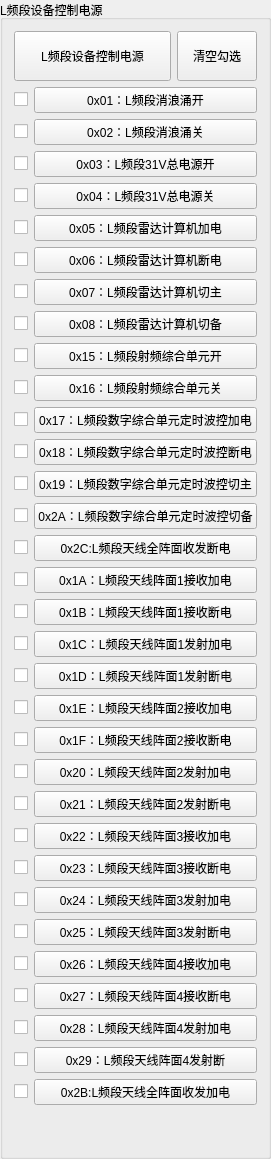
    <widget class="QGroupBox" name="groupBox_6">
     <property name="title">
      <string>L频段设备控制电源</string>
     </property>
     <layout class="QVBoxLayout" name="verticalLayout_2">
      <item>
       <layout class="QHBoxLayout" name="horizontalLayout_96">
        <item>
         <widget class="QPushButton" name="pushButton_CAN_SUM_4">
          <property name="minimumSize">
           <size>
            <width>0</width>
            <height>50</height>
           </size>
          </property>
          <property name="styleSheet">
           <string notr="true"/>
          </property>
          <property name="text">
           <string>L频段设备控制电源</string>
          </property>
         </widget>
        </item>
        <item>
         <widget class="QPushButton" name="pushButton_Clear_CAN_4">
          <property name="sizePolicy">
           <sizepolicy hsizetype="Fixed" vsizetype="Fixed">
            <horstretch>0</horstretch>
            <verstretch>0</verstretch>
           </sizepolicy>
          </property>
          <property name="minimumSize">
           <size>
            <width>0</width>
            <height>50</height>
           </size>
          </property>
          <property name="styleSheet">
           <string notr="true"/>
          </property>
          <property name="text">
           <string>清空勾选</string>
          </property>
         </widget>
        </item>
       </layout>
      </item>
      <item>
       <layout class="QHBoxLayout" name="horizontalLayout_4">
        <item>
         <widget class="QCheckBox" name="checkBox_OC_0x01">
          <property name="sizePolicy">
           <sizepolicy hsizetype="Fixed" vsizetype="Fixed">
            <horstretch>0</horstretch>
            <verstretch>0</verstretch>
           </sizepolicy>
          </property>
          <property name="text">
           <string/>
          </property>
         </widget>
        </item>
        <item>
         <widget class="QPushButton" name="pushButton_01">
          <property name="styleSheet">
           <string notr="true"/>
          </property>
          <property name="text">
           <string>0x01：L频段消浪涌开</string>
          </property>
         </widget>
        </item>
       </layout>
      </item>
      <item>
       <layout class="QHBoxLayout" name="horizontalLayout_5">
        <item>
         <widget class="QCheckBox" name="checkBox_OC_0x02">
          <property name="sizePolicy">
           <sizepolicy hsizetype="Fixed" vsizetype="Fixed">
            <horstretch>0</horstretch>
            <verstretch>0</verstretch>
           </sizepolicy>
          </property>
          <property name="text">
           <string/>
          </property>
         </widget>
        </item>
        <item>
         <widget class="QPushButton" name="pushButton_2">
          <property name="styleSheet">
           <string notr="true"/>
          </property>
          <property name="text">
           <string>0x02：L频段消浪涌关</string>
          </property>
         </widget>
        </item>
       </layout>
      </item>
      <item>
       <layout class="QHBoxLayout" name="horizontalLayout_6">
        <item>
         <widget class="QCheckBox" name="checkBox_OC_0x03">
          <property name="sizePolicy">
           <sizepolicy hsizetype="Fixed" vsizetype="Fixed">
            <horstretch>0</horstretch>
            <verstretch>0</verstretch>
           </sizepolicy>
          </property>
          <property name="text">
           <string/>
          </property>
         </widget>
        </item>
        <item>
         <widget class="QPushButton" name="pushButton_3">
          <property name="styleSheet">
           <string notr="true"/>
          </property>
          <property name="text">
           <string>0x03：L频段31V总电源开</string>
          </property>
         </widget>
        </item>
       </layout>
      </item>
      <item>
       <layout class="QHBoxLayout" name="horizontalLayout_7">
        <item>
         <widget class="QCheckBox" name="checkBox_OC_0x04">
          <property name="sizePolicy">
           <sizepolicy hsizetype="Fixed" vsizetype="Fixed">
            <horstretch>0</horstretch>
            <verstretch>0</verstretch>
           </sizepolicy>
          </property>
          <property name="text">
           <string/>
          </property>
         </widget>
        </item>
        <item>
         <widget class="QPushButton" name="pushButton_4">
          <property name="styleSheet">
           <string notr="true"/>
          </property>
          <property name="text">
           <string>0x04：L频段31V总电源关</string>
          </property>
         </widget>
        </item>
       </layout>
      </item>
      <item>
       <layout class="QHBoxLayout" name="horizontalLayout_8">
        <item>
         <widget class="QCheckBox" name="checkBox_OC_0x05">
          <property name="sizePolicy">
           <sizepolicy hsizetype="Fixed" vsizetype="Fixed">
            <horstretch>0</horstretch>
            <verstretch>0</verstretch>
           </sizepolicy>
          </property>
          <property name="text">
           <string/>
          </property>
         </widget>
        </item>
        <item>
         <widget class="QPushButton" name="pushButton_5">
          <property name="styleSheet">
           <string notr="true"/>
          </property>
          <property name="text">
           <string>0x05：L频段雷达计算机加电</string>
          </property>
         </widget>
        </item>
       </layout>
      </item>
      <item>
       <layout class="QHBoxLayout" name="horizontalLayout_9">
        <item>
         <widget class="QCheckBox" name="checkBox_OC_0x06">
          <property name="sizePolicy">
           <sizepolicy hsizetype="Fixed" vsizetype="Fixed">
            <horstretch>0</horstretch>
            <verstretch>0</verstretch>
           </sizepolicy>
          </property>
          <property name="text">
           <string/>
          </property>
         </widget>
        </item>
        <item>
         <widget class="QPushButton" name="pushButton_6">
          <property name="styleSheet">
           <string notr="true"/>
          </property>
          <property name="text">
           <string>0x06：L频段雷达计算机断电</string>
          </property>
         </widget>
        </item>
       </layout>
      </item>
      <item>
       <layout class="QHBoxLayout" name="horizontalLayout_10">
        <item>
         <widget class="QCheckBox" name="checkBox_OC_0x07">
          <property name="sizePolicy">
           <sizepolicy hsizetype="Fixed" vsizetype="Fixed">
            <horstretch>0</horstretch>
            <verstretch>0</verstretch>
           </sizepolicy>
          </property>
          <property name="text">
           <string/>
          </property>
         </widget>
        </item>
        <item>
         <widget class="QPushButton" name="pushButton_7">
          <property name="styleSheet">
           <string notr="true"/>
          </property>
          <property name="text">
           <string>0x07：L频段雷达计算机切主</string>
          </property>
         </widget>
        </item>
       </layout>
      </item>
      <item>
       <layout class="QHBoxLayout" name="horizontalLayout_11">
        <item>
         <widget class="QCheckBox" name="checkBox_OC_0x08">
          <property name="sizePolicy">
           <sizepolicy hsizetype="Fixed" vsizetype="Fixed">
            <horstretch>0</horstretch>
            <verstretch>0</verstretch>
           </sizepolicy>
          </property>
          <property name="text">
           <string/>
          </property>
         </widget>
        </item>
        <item>
         <widget class="QPushButton" name="pushButton_8">
          <property name="styleSheet">
           <string notr="true"/>
          </property>
          <property name="text">
           <string>0x08：L频段雷达计算机切备</string>
          </property>
         </widget>
        </item>
       </layout>
      </item>
      <item>
       <layout class="QHBoxLayout" name="horizontalLayout_68">
        <item>
         <widget class="QCheckBox" name="checkBox_CAN_0x15">
          <property name="sizePolicy">
           <sizepolicy hsizetype="Fixed" vsizetype="Fixed">
            <horstretch>0</horstretch>
            <verstretch>0</verstretch>
           </sizepolicy>
          </property>
          <property name="text">
           <string/>
          </property>
         </widget>
        </item>
        <item>
         <widget class="QPushButton" name="pushButton_CAN_21">
          <property name="styleSheet">
           <string notr="true"/>
          </property>
          <property name="text">
           <string>0x15：L频段射频综合单元开</string>
          </property>
         </widget>
        </item>
       </layout>
      </item>
      <item>
       <layout class="QHBoxLayout" name="horizontalLayout_69">
        <item>
         <widget class="QCheckBox" name="checkBox_CAN_0x16">
          <property name="sizePolicy">
           <sizepolicy hsizetype="Fixed" vsizetype="Fixed">
            <horstretch>0</horstretch>
            <verstretch>0</verstretch>
           </sizepolicy>
          </property>
          <property name="text">
           <string/>
          </property>
         </widget>
        </item>
        <item>
         <widget class="QPushButton" name="pushButton_CAN_22">
          <property name="styleSheet">
           <string notr="true"/>
          </property>
          <property name="text">
           <string>0x16：L频段射频综合单元关</string>
          </property>
         </widget>
        </item>
       </layout>
      </item>
      <item>
       <layout class="QHBoxLayout" name="horizontalLayout_70">
        <item>
         <widget class="QCheckBox" name="checkBox_CAN_0x17">
          <property name="sizePolicy">
           <sizepolicy hsizetype="Fixed" vsizetype="Fixed">
            <horstretch>0</horstretch>
            <verstretch>0</verstretch>
           </sizepolicy>
          </property>
          <property name="text">
           <string/>
          </property>
         </widget>
        </item>
        <item>
         <widget class="QPushButton" name="pushButton_CAN_23">
          <property name="styleSheet">
           <string notr="true"/>
          </property>
          <property name="text">
           <string>0x17：L频段数字综合单元定时波控加电</string>
          </property>
         </widget>
        </item>
       </layout>
      </item>
      <item>
       <layout class="QHBoxLayout" name="horizontalLayout_71">
        <item>
         <widget class="QCheckBox" name="checkBox_CAN_0x18">
          <property name="sizePolicy">
           <sizepolicy hsizetype="Fixed" vsizetype="Fixed">
            <horstretch>0</horstretch>
            <verstretch>0</verstretch>
           </sizepolicy>
          </property>
          <property name="text">
           <string/>
          </property>
         </widget>
        </item>
        <item>
         <widget class="QPushButton" name="pushButton_CAN_24">
          <property name="styleSheet">
           <string notr="true"/>
          </property>
          <property name="text">
           <string>0x18：L频段数字综合单元定时波控断电</string>
          </property>
         </widget>
        </item>
       </layout>
      </item>
      <item>
       <layout class="QHBoxLayout" name="horizontalLayout_72">
        <item>
         <widget class="QCheckBox" name="checkBox_CAN_0x19">
          <property name="sizePolicy">
           <sizepolicy hsizetype="Fixed" vsizetype="Fixed">
            <horstretch>0</horstretch>
            <verstretch>0</verstretch>
           </sizepolicy>
          </property>
          <property name="text">
           <string/>
          </property>
         </widget>
        </item>
        <item>
         <widget class="QPushButton" name="pushButton_CAN_25">
          <property name="styleSheet">
           <string notr="true"/>
          </property>
          <property name="text">
           <string>0x19：L频段数字综合单元定时波控切主</string>
          </property>
         </widget>
        </item>
       </layout>
      </item>
      <item>
       <layout class="QHBoxLayout" name="horizontalLayout_89">
        <item>
         <widget class="QCheckBox" name="checkBox_CAN_0x2A">
          <property name="sizePolicy">
           <sizepolicy hsizetype="Fixed" vsizetype="Fixed">
            <horstretch>0</horstretch>
            <verstretch>0</verstretch>
           </sizepolicy>
          </property>
          <property name="text">
           <string/>
          </property>
         </widget>
        </item>
        <item>
         <widget class="QPushButton" name="pushButton_CAN_42">
          <property name="styleSheet">
           <string notr="true"/>
          </property>
          <property name="text">
           <string>0x2A：L频段数字综合单元定时波控切备</string>
          </property>
         </widget>
        </item>
       </layout>
      </item>
      <item>
       <layout class="QHBoxLayout" name="horizontalLayout_91">
        <item>
         <widget class="QCheckBox" name="checkBox_CAN_0x2C">
          <property name="sizePolicy">
           <sizepolicy hsizetype="Fixed" vsizetype="Fixed">
            <horstretch>0</horstretch>
            <verstretch>0</verstretch>
           </sizepolicy>
          </property>
          <property name="text">
           <string/>
          </property>
         </widget>
        </item>
        <item>
         <widget class="QPushButton" name="pushButton_0x2C">
          <property name="styleSheet">
           <string notr="true"/>
          </property>
          <property name="text">
           <string>0x2C:L频段天线全阵面收发断电</string>
          </property>
         </widget>
        </item>
       </layout>
      </item>
      <item>
       <layout class="QHBoxLayout" name="horizontalLayout_73">
        <item>
         <widget class="QCheckBox" name="checkBox_CAN_0x1A">
          <property name="sizePolicy">
           <sizepolicy hsizetype="Fixed" vsizetype="Fixed">
            <horstretch>0</horstretch>
            <verstretch>0</verstretch>
           </sizepolicy>
          </property>
          <property name="text">
           <string/>
          </property>
         </widget>
        </item>
        <item>
         <widget class="QPushButton" name="pushButton_CAN_26">
          <property name="styleSheet">
           <string notr="true"/>
          </property>
          <property name="text">
           <string>0x1A：L频段天线阵面1接收加电</string>
          </property>
         </widget>
        </item>
       </layout>
      </item>
      <item>
       <layout class="QHBoxLayout" name="horizontalLayout_74">
        <item>
         <widget class="QCheckBox" name="checkBox_CAN_0x1B">
          <property name="sizePolicy">
           <sizepolicy hsizetype="Fixed" vsizetype="Fixed">
            <horstretch>0</horstretch>
            <verstretch>0</verstretch>
           </sizepolicy>
          </property>
          <property name="text">
           <string/>
          </property>
         </widget>
        </item>
        <item>
         <widget class="QPushButton" name="pushButton_CAN_27">
          <property name="styleSheet">
           <string notr="true"/>
          </property>
          <property name="text">
           <string>0x1B：L频段天线阵面1接收断电</string>
          </property>
         </widget>
        </item>
       </layout>
      </item>
      <item>
       <layout class="QHBoxLayout" name="horizontalLayout_75">
        <item>
         <widget class="QCheckBox" name="checkBox_CAN_0x1C">
          <property name="sizePolicy">
           <sizepolicy hsizetype="Fixed" vsizetype="Fixed">
            <horstretch>0</horstretch>
            <verstretch>0</verstretch>
           </sizepolicy>
          </property>
          <property name="text">
           <string/>
          </property>
         </widget>
        </item>
        <item>
         <widget class="QPushButton" name="pushButton_CAN_28">
          <property name="styleSheet">
           <string notr="true"/>
          </property>
          <property name="text">
           <string>0x1C：L频段天线阵面1发射加电</string>
          </property>
         </widget>
        </item>
       </layout>
      </item>
      <item>
       <layout class="QHBoxLayout" name="horizontalLayout_76">
        <item>
         <widget class="QCheckBox" name="checkBox_CAN_0x1D">
          <property name="sizePolicy">
           <sizepolicy hsizetype="Fixed" vsizetype="Fixed">
            <horstretch>0</horstretch>
            <verstretch>0</verstretch>
           </sizepolicy>
          </property>
          <property name="text">
           <string/>
          </property>
         </widget>
        </item>
        <item>
         <widget class="QPushButton" name="pushButton_CAN_29">
          <property name="styleSheet">
           <string notr="true"/>
          </property>
          <property name="text">
           <string>0x1D：L频段天线阵面1发射断电</string>
          </property>
         </widget>
        </item>
       </layout>
      </item>
      <item>
       <layout class="QHBoxLayout" name="horizontalLayout_77">
        <item>
         <widget class="QCheckBox" name="checkBox_CAN_0x1E">
          <property name="sizePolicy">
           <sizepolicy hsizetype="Fixed" vsizetype="Fixed">
            <horstretch>0</horstretch>
            <verstretch>0</verstretch>
           </sizepolicy>
          </property>
          <property name="text">
           <string/>
          </property>
         </widget>
        </item>
        <item>
         <widget class="QPushButton" name="pushButton_CAN_30">
          <property name="styleSheet">
           <string notr="true"/>
          </property>
          <property name="text">
           <string>0x1E：L频段天线阵面2接收加电</string>
          </property>
         </widget>
        </item>
       </layout>
      </item>
      <item>
       <layout class="QHBoxLayout" name="horizontalLayout_78">
        <item>
         <widget class="QCheckBox" name="checkBox_CAN_0x1F">
          <property name="sizePolicy">
           <sizepolicy hsizetype="Fixed" vsizetype="Fixed">
            <horstretch>0</horstretch>
            <verstretch>0</verstretch>
           </sizepolicy>
          </property>
          <property name="text">
           <string/>
          </property>
         </widget>
        </item>
        <item>
         <widget class="QPushButton" name="pushButton_CAN_31">
          <property name="styleSheet">
           <string notr="true"/>
          </property>
          <property name="text">
           <string>0x1F：L频段天线阵面2接收断电</string>
          </property>
         </widget>
        </item>
       </layout>
      </item>
      <item>
       <layout class="QHBoxLayout" name="horizontalLayout_79">
        <item>
         <widget class="QCheckBox" name="checkBox_CAN_0x20">
          <property name="sizePolicy">
           <sizepolicy hsizetype="Fixed" vsizetype="Fixed">
            <horstretch>0</horstretch>
            <verstretch>0</verstretch>
           </sizepolicy>
          </property>
          <property name="text">
           <string/>
          </property>
         </widget>
        </item>
        <item>
         <widget class="QPushButton" name="pushButton_CAN_32">
          <property name="styleSheet">
           <string notr="true"/>
          </property>
          <property name="text">
           <string>0x20：L频段天线阵面2发射加电</string>
          </property>
         </widget>
        </item>
       </layout>
      </item>
      <item>
       <layout class="QHBoxLayout" name="horizontalLayout_80">
        <item>
         <widget class="QCheckBox" name="checkBox_CAN_0x21">
          <property name="sizePolicy">
           <sizepolicy hsizetype="Fixed" vsizetype="Fixed">
            <horstretch>0</horstretch>
            <verstretch>0</verstretch>
           </sizepolicy>
          </property>
          <property name="text">
           <string/>
          </property>
         </widget>
        </item>
        <item>
         <widget class="QPushButton" name="pushButton_CAN_33">
          <property name="styleSheet">
           <string notr="true"/>
          </property>
          <property name="text">
           <string>0x21：L频段天线阵面2发射断电</string>
          </property>
         </widget>
        </item>
       </layout>
      </item>
      <item>
       <layout class="QHBoxLayout" name="horizontalLayout_81">
        <item>
         <widget class="QCheckBox" name="checkBox_CAN_0x22">
          <property name="sizePolicy">
           <sizepolicy hsizetype="Fixed" vsizetype="Fixed">
            <horstretch>0</horstretch>
            <verstretch>0</verstretch>
           </sizepolicy>
          </property>
          <property name="text">
           <string/>
          </property>
         </widget>
        </item>
        <item>
         <widget class="QPushButton" name="pushButton_CAN_34">
          <property name="styleSheet">
           <string notr="true"/>
          </property>
          <property name="text">
           <string>0x22：L频段天线阵面3接收加电</string>
          </property>
         </widget>
        </item>
       </layout>
      </item>
      <item>
       <layout class="QHBoxLayout" name="horizontalLayout_82">
        <item>
         <widget class="QCheckBox" name="checkBox_CAN_0x23">
          <property name="sizePolicy">
           <sizepolicy hsizetype="Fixed" vsizetype="Fixed">
            <horstretch>0</horstretch>
            <verstretch>0</verstretch>
           </sizepolicy>
          </property>
          <property name="text">
           <string/>
          </property>
         </widget>
        </item>
        <item>
         <widget class="QPushButton" name="pushButton_CAN_35">
          <property name="styleSheet">
           <string notr="true"/>
          </property>
          <property name="text">
           <string>0x23：L频段天线阵面3接收断电</string>
          </property>
         </widget>
        </item>
       </layout>
      </item>
      <item>
       <layout class="QHBoxLayout" name="horizontalLayout_83">
        <item>
         <widget class="QCheckBox" name="checkBox_CAN_0x24">
          <property name="sizePolicy">
           <sizepolicy hsizetype="Fixed" vsizetype="Fixed">
            <horstretch>0</horstretch>
            <verstretch>0</verstretch>
           </sizepolicy>
          </property>
          <property name="text">
           <string/>
          </property>
         </widget>
        </item>
        <item>
         <widget class="QPushButton" name="pushButton_CAN_36">
          <property name="styleSheet">
           <string notr="true"/>
          </property>
          <property name="text">
           <string>0x24：L频段天线阵面3发射加电</string>
          </property>
         </widget>
        </item>
       </layout>
      </item>
      <item>
       <layout class="QHBoxLayout" name="horizontalLayout_84">
        <item>
         <widget class="QCheckBox" name="checkBox_CAN_0x25">
          <property name="sizePolicy">
           <sizepolicy hsizetype="Fixed" vsizetype="Fixed">
            <horstretch>0</horstretch>
            <verstretch>0</verstretch>
           </sizepolicy>
          </property>
          <property name="text">
           <string/>
          </property>
         </widget>
        </item>
        <item>
         <widget class="QPushButton" name="pushButton_CAN_37">
          <property name="styleSheet">
           <string notr="true"/>
          </property>
          <property name="text">
           <string>0x25：L频段天线阵面3发射断电</string>
          </property>
         </widget>
        </item>
       </layout>
      </item>
      <item>
       <layout class="QHBoxLayout" name="horizontalLayout_85">
        <item>
         <widget class="QCheckBox" name="checkBox_CAN_0x26">
          <property name="sizePolicy">
           <sizepolicy hsizetype="Fixed" vsizetype="Fixed">
            <horstretch>0</horstretch>
            <verstretch>0</verstretch>
           </sizepolicy>
          </property>
          <property name="text">
           <string/>
          </property>
         </widget>
        </item>
        <item>
         <widget class="QPushButton" name="pushButton_CAN_38">
          <property name="styleSheet">
           <string notr="true"/>
          </property>
          <property name="text">
           <string>0x26：L频段天线阵面4接收加电</string>
          </property>
         </widget>
        </item>
       </layout>
      </item>
      <item>
       <layout class="QHBoxLayout" name="horizontalLayout_86">
        <item>
         <widget class="QCheckBox" name="checkBox_CAN_0x27">
          <property name="sizePolicy">
           <sizepolicy hsizetype="Fixed" vsizetype="Fixed">
            <horstretch>0</horstretch>
            <verstretch>0</verstretch>
           </sizepolicy>
          </property>
          <property name="text">
           <string/>
          </property>
         </widget>
        </item>
        <item>
         <widget class="QPushButton" name="pushButton_CAN_39">
          <property name="styleSheet">
           <string notr="true"/>
          </property>
          <property name="text">
           <string>0x27：L频段天线阵面4接收断电</string>
          </property>
         </widget>
        </item>
       </layout>
      </item>
      <item>
       <layout class="QHBoxLayout" name="horizontalLayout_87">
        <item>
         <widget class="QCheckBox" name="checkBox_CAN_0x28">
          <property name="sizePolicy">
           <sizepolicy hsizetype="Fixed" vsizetype="Fixed">
            <horstretch>0</horstretch>
            <verstretch>0</verstretch>
           </sizepolicy>
          </property>
          <property name="text">
           <string/>
          </property>
         </widget>
        </item>
        <item>
         <widget class="QPushButton" name="pushButton_CAN_40">
          <property name="styleSheet">
           <string notr="true"/>
          </property>
          <property name="text">
           <string>0x28：L频段天线阵面4发射加电</string>
          </property>
         </widget>
        </item>
       </layout>
      </item>
      <item>
       <layout class="QHBoxLayout" name="horizontalLayout_88">
        <item>
         <widget class="QCheckBox" name="checkBox_CAN_0x29">
          <property name="sizePolicy">
           <sizepolicy hsizetype="Fixed" vsizetype="Fixed">
            <horstretch>0</horstretch>
            <verstretch>0</verstretch>
           </sizepolicy>
          </property>
          <property name="text">
           <string/>
          </property>
         </widget>
        </item>
        <item>
         <widget class="QPushButton" name="pushButton_CAN_41">
          <property name="styleSheet">
           <string notr="true"/>
          </property>
          <property name="text">
           <string>0x29：L频段天线阵面4发射断</string>
          </property>
         </widget>
        </item>
       </layout>
      </item>
      <item>
       <layout class="QHBoxLayout" name="horizontalLayout_90">
        <item>
         <widget class="QCheckBox" name="checkBox_CAN_0x2B">
          <property name="sizePolicy">
           <sizepolicy hsizetype="Fixed" vsizetype="Fixed">
            <horstretch>0</horstretch>
            <verstretch>0</verstretch>
           </sizepolicy>
          </property>
          <property name="text">
           <string/>
          </property>
         </widget>
        </item>
        <item>
         <widget class="QPushButton" name="pushButton_CAN_48">
          <property name="styleSheet">
           <string notr="true"/>
          </property>
          <property name="text">
           <string>0x2B:L频段天线全阵面收发加电</string>
          </property>
         </widget>
        </item>
       </layout>
      </item>
      <item>
       <spacer name="verticalSpacer_4">
        <property name="orientation">
         <enum>Qt::Vertical</enum>
        </property>
        <property name="sizeHint" stdset="0">
         <size>
          <width>20</width>
          <height>40</height>
         </size>
        </property>
       </spacer>
      </item>
     </layout>
    </widget>
